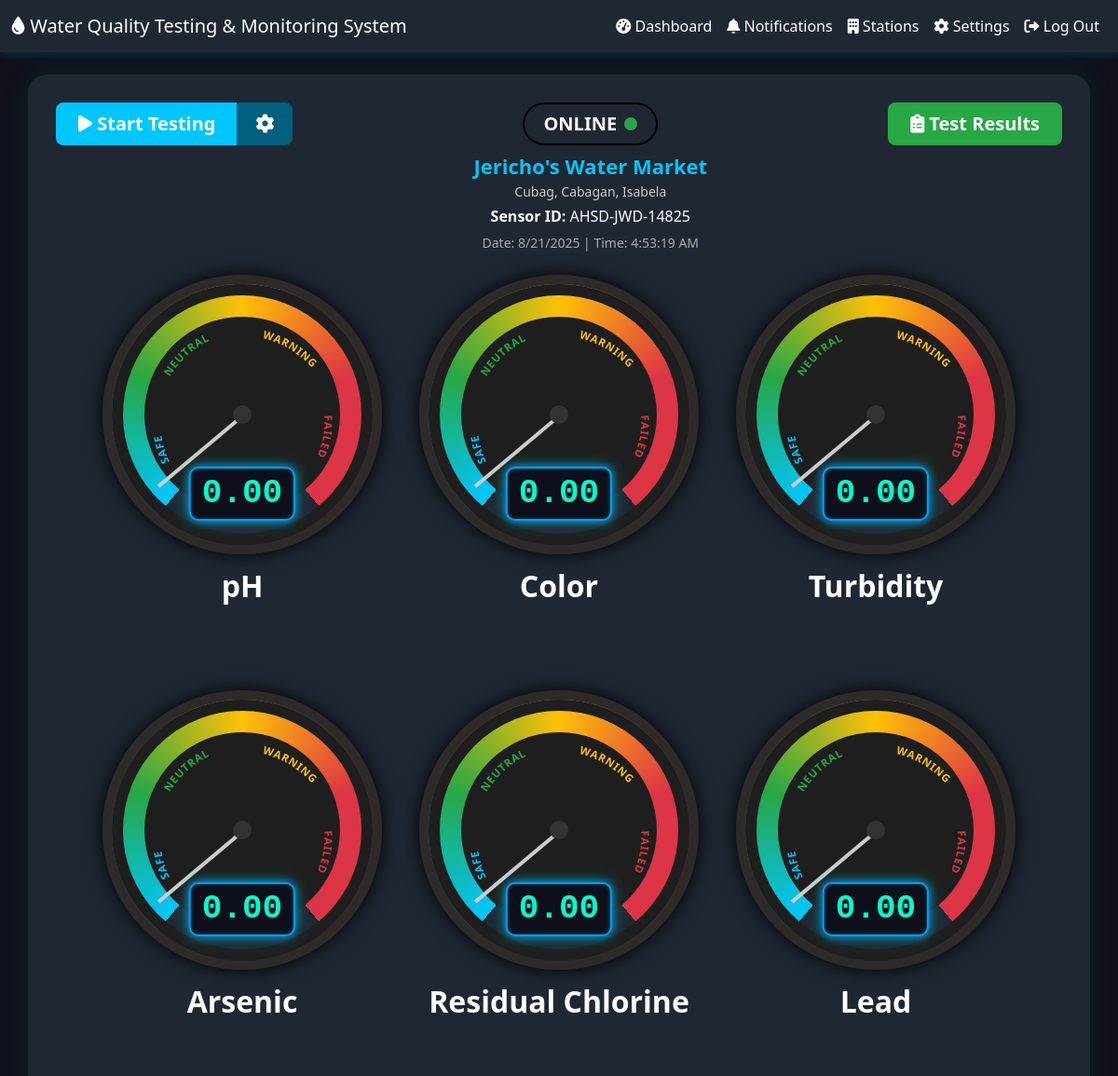
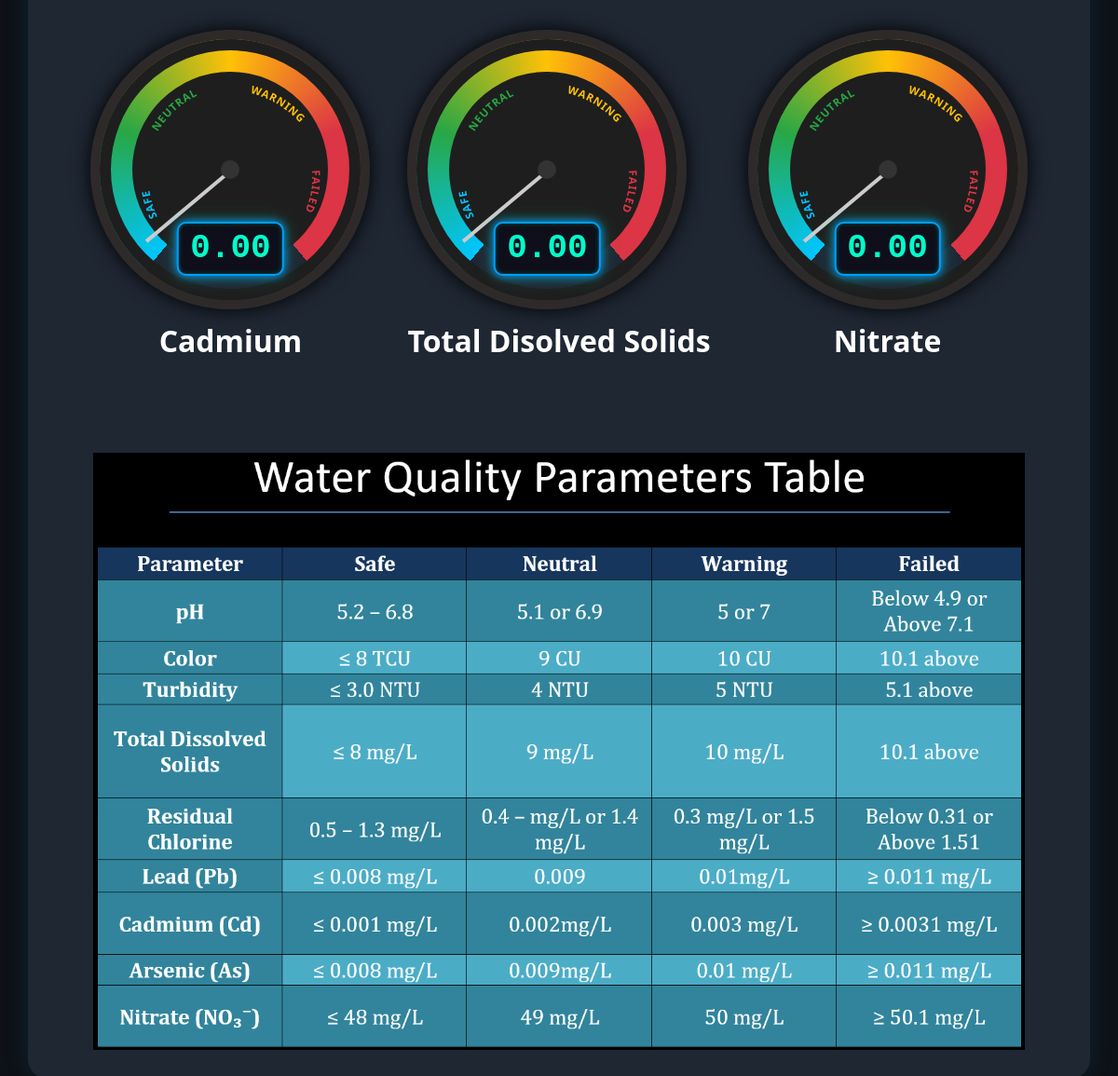
Page /water-quality-monitoring-system/pages/dashboard.php?station_id=11 on the committed database (2 pictures, top to bottom).
### tables this page shows
CREATE TABLE `refilling_stations` (
  `id` int(11) NOT NULL,
  `name` varchar(100) DEFAULT NULL,
  `location` varchar(100) DEFAULT NULL,
  `device_sensor_id` varchar(255) NOT NULL
);

### water-quality-monitoring-system/pages/dashboard.php (the view, shortened to what this page needs)
<?php
include("../includes/db.php");
$station_id = isset($_GET['station_id']) ? (int)$_GET['station_id'] : null;
$station = null;
if ($station_id) {
  $sql = "SELECT * FROM refilling_stations WHERE id = ?";
  $stmt = $conn->prepare($sql);
  $stmt->bind_param("i", $station_id);
  $stmt->execute();
  $result = $stmt->get_result();
  $station = $result->fetch_assoc();
}
?>
<!DOCTYPE html>
<html lang="en">
<head>
  <link href="https://cdn.jsdelivr.net/npm/bootstrap@5.3.0/dist/css/bootstrap.min.css" rel="stylesheet" />
  <link rel="stylesheet" href="https://cdnjs.cloudflare.com/ajax/libs/font-awesome/6.0.0/css/all.min.css" />
</head>
<body>
  <nav class="navbar navbar-expand-lg">
    <div class="container-fluid">
      <a class="navbar-brand" href="#"><i class="fas fa-tint"></i> Water Quality Testing & Monitoring System</a>
      <div class="collapse navbar-collapse" id="navbarNav">
        <ul class="navbar-nav ms-auto">
          <li class="nav-item"><a class="nav-link" href="dashboard.php"><i class="fas fa-tachometer-alt"></i> Dashboard</a></li>
          <li class="nav-item"><a class="nav-link" href="notifications.php"><i class="fas fa-bell"></i> Notifications</a></li>
          <li class="nav-item"><a class="nav-link" href="stations.php"><i class="fas fa-building"></i> Stations</a></li>
          <li class="nav-item"><a class="nav-link" href="settings.php"><i class="fas fa-cog"></i> Settings</a></li>
          <li class="nav-item"><a class="nav-link" href="login.php"><i class="fas fa-sign-out-alt"></i> Log Out</a></li>
        </ul>
      </div>
    </div>
  </nav>
  <div class="container mt-4">
    <div class="header-bar d-flex justify-content-between align-items-start flex-wrap mb-4">
      <div class="btn-group">
        <button id="startBtn" class="btn btn-primary btn-lg px-4" style="background:#00c6ff; border:none; font-weight:bold;">
          <i class="fas fa-play"></i> Start Testing
        </button>
        <button id="openSettingsBtn" class="btn btn-secondary btn-lg btn-gear" style="background:#005f7f; border:none;"
                data-bs-toggle="modal" data-bs-target="#settingsModal" title="Auto Test Settings">
          <i class="fas fa-cog"></i>
        </button>
      </div>
      <div class="middle text-center mx-auto">
        <?php if ($station): ?>
          <div class="status-label status-online">ONLINE <span class="status-dot"></span></div>
          <div class="station-name"><?= htmlspecialchars($station['name']) ?></div>
          <div class="station-address"><?= htmlspecialchars($station['location']) ?></div>
          <div class="sensor-id"><p><strong>Sensor ID:</strong> <?= htmlspecialchars($station['device_sensor_id']) ?></p></div>
        <?php endif; ?>
        <div class="timestamp">Date: <span id="date"></span> | Time: <span id="time"></span></div>
      </div>
      <button class="btn btn-success btn-lg px-4" data-bs-toggle="modal" data-bs-target="#resultsModal" style="background:#28a745; border:none; font-weight:bold;">
        <i class="fas fa-clipboard-list"></i> Test Results
      </button>
    </div>
    <div class="d-flex flex-wrap justify-content-center text-center" style="gap: 40px;">
      <?php
        $parameters = ['pH', 'Color', 'Turbidity', 'Arsenic', 'Residual Chlorine', 'Lead', 'Cadmium', 'Total Disolved Solids', 'Nitrate'];
        foreach ($parameters as $param):
          $id = strtolower(str_replace(' ', '-', $param));
      ?>
      <div class="mb-5">
        <div class="gauge">
          <div class="needle" id="needle-<?= $id ?>"></div>
          <div class="center-dot"></div>
          <div class="lcd-display" id="<?= $id ?>-value">0.00</div>
          <svg class="status-svg" viewBox="0 0 350 350">
            <defs>
              <path id="arc-safe-<?= $id ?>" d="M 75 230 A 125 125 0 0 1 140 60" />
              <path id="arc-neutral-<?= $id ?>" d="M 75 120 A 125 125 0 0 1 180 60" />
              <path id="arc-warning-<?= $id ?>" d="M 195 70 A 125 125 0 0 1 280 140" />
              <path id="arc-fail-<?= $id ?>" d="M 275 170 A 100 100 0 0 1 255 240" />
            </defs>
            <text class="arc-text safe-text"><textPath href="#arc-safe-<?= $id ?>">SAFE</textPath></text>
            <text class="arc-text neutral-text"><textPath href="#arc-neutral-<?= $id ?>">NEUTRAL</textPath></text>
            <text class="arc-text warning-text"><textPath href="#arc-warning-<?= $id ?>">WARNING</textPath></text>
            <text class="arc-text fail-text"><textPath href="#arc-fail-<?= $id ?>">FAILED</textPath></text>
          </svg>
        </div>
        <div class="gauge-label"><?= htmlspecialchars($param) ?></div>
      </div>
      <?php endforeach; ?>
    </div>
    <div class="text-center mt-5">
      <img src="parameters.png" alt="Water Quality Parameters" class="img-fluid" style="max-width: 1000px;">
    </div>
  </div>
</body>
</html>

### water-quality-monitoring-system/pages/dashboard.php (style rules this page uses)
body { background: #0e1117; font-family: 'Segoe UI', sans-serif; color: #fff; }
.navbar { background-color: #1f2733; box-shadow: 0 2px 10px rgba(0, 198, 255, 0.2); }
.navbar-brand, .nav-link, .btn { color: #fff; }
.container { background: #1f2733; border-radius: 20px; padding: 30px; margin-top: 30px; box-shadow: 0 0 30px rgba(0, 198, 255, 0.1); }
.header-bar { gap: 16px; }
.header-bar .middle { flex: 1 1 520px; min-width: 320px; }
.header-bar .btn { white-space: nowrap; }
.btn-gear { width: 60px; }
.station-name { font-size: 22px; font-weight: bold; color: #00c6ff; text-align: center; }
.station-address { font-size: 14px; color: #ccc; text-align: center; margin-bottom: 4px; }
.sensor-id { text-align: center; }
.sensor-id p { margin: 0; }
.timestamp { text-align: center; font-size: 14px; color: #aaa; margin-top: 6px; }
.status-label { display: inline-flex; align-items: center; justify-content: center; gap: 8px; font-size: 20px; font-weight: bold; margin: 0 auto 6px auto; padding: 6px 20px; border: 2px solid black; border-radius: 30px; background: transparent; color: white; }
.status-dot { display: inline-block; width: 14px; height: 14px; border-radius: 50%; }
.status-online .status-dot { background: #28a745; }
.gauge { position: relative; width: 300px; height: 300px; border-radius: 50%; background: conic-gradient( from 220deg, #00c6ff 0deg, #28a745 70deg, #ffc107 140deg, #dc3545 210deg, #dc3545 280deg, transparent 280deg, transparent 360deg ); border: 10px solid rgb(46, 42, 42); box-shadow: inset 0 0 10px #000, 0 0 20px #000; }
.gauge::after { content: ""; position: absolute; top: 35px; left: 35px; right: 35px; bottom: 35px; background: #1e1e1e; border-radius: 50%; z-index: 1; }
.gauge::before { content: ""; position: absolute; top: 0; left: 0; right: 0; bottom: 0; border-radius: 50%; border: 12px solid #1e1e1e; z-index: 2; }
.needle { position: absolute; width: 4px; height: 120px; background: #ccc; bottom: 50%; left: 50%; transform-origin: bottom center; transform: rotate(-130deg); z-index: 2; }
.center-dot { position: absolute; width: 20px; height: 20px; background: #333; border-radius: 50%; top: 50%; left: 50%; transform: translate(-50%, -50%); z-index: 3; }
.lcd-display { position: absolute; top: 70%; left: 50%; transform: translateX(-50%); padding: 0 12px; background: #0E0F1A; color: #00FFCC; font-family: 'Courier New', monospace; font-size: 36px; font-weight: bold; border-radius: 10px; border: 2px solid rgb(0, 157, 255); box-shadow: 0 0 10px #00A3FF, inset 0 0 5px #004d40, 0 0 20px rgba(0, 255, 204, 0.3); z-index: 4; transition: all 0.4s ease-in-out; }
.status-svg { position: absolute; top: 0; left: 0; width: 290px; height: 290px; pointer-events: none; z-index: 4; }
.arc-text { font-size: 14px; font-weight: bold; letter-spacing: 1px; fill: white; }
.safe-text { fill: #00c6ff; }
.neutral-text { fill: #28a745; }
.warning-text { fill: #ffc107; }
.fail-text { fill: #dc3545; }
.gauge-label { margin-top: 10px; color: white; font-size: 32px; text-align: center; font-weight: bold; animation: glow 1s infinite alternate; }

### rows in the picture
refilling_stations: name "Jericho's Water Market", location "Cubag, Cabagan, Isabela", device_sensor "AHSD-JWD-14825"

### other values in the picture
$param "pH"
$param "Color"
$param "Turbidity"
$param "Arsenic"
$param "Residual Chlorine"
$param "Lead"
$param "Cadmium"
$param "Total Disolved Solids"
$param "Nitrate"
